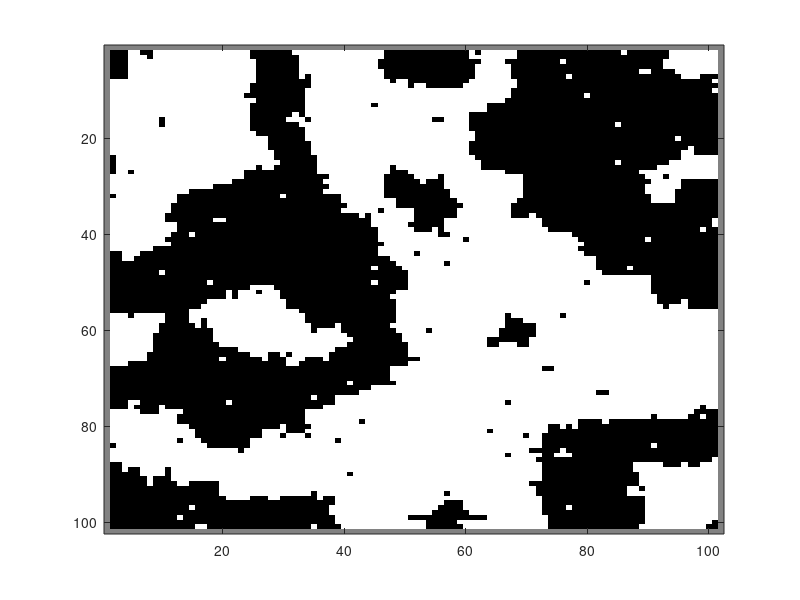

MATLAB code to generate this figure: (Note: a time limit stopped this script after it produced the figure.)
%% Part 1(a) 
close all
d = 100;

sigma = zeros(d+2,d+2);
T = [1 1.5 2];
sigma(2:end-1,2:end-1) = sign(randn(d,d));
b = 1/T(2) ;
[row,col]=ind2sub([d,d],1:d^2);
T = max(500000,d^2);
for t=1:T
    i = 1+mod(t-1,d^2);
    ir = row(i):(row(i)+2);
    ic =col(i):(col(i)+2);
    E = sum(sum(sigma(ir,ic).*[0 1 0;1 0 1;0 1 0]));
    p = 1/(1+exp(-2*b*E));
    U=p-1+rand;
    sigma(1+row(i),1+col(i))=sign(U);
end
%%
figure,imagesc(sigma)
colormap(gray)
saveas(gcf, 'isingmodel.eps', 'epsc')

%% Part 1(b)
%%GibbsSamplingfromHMMPosterior
g=2;
Y=sigma;
Y(2:end-1,2:end-1)=Y(2:end-1,2:end-1)+g*randn(d,d);
sigpost=Y;
for t=1:T
i=1+mod(t-1,d^2);
ir=row(i):(row(i)+2);
ic=col(i):(col(i)+2);
E=sum(sum(sigpost(ir,ic).*[0,1,0;1,0,1;0,1,0]));
p=1/(1+exp(-2*b*E));
Yi=Y(1+row(i),1+col(i));
post=normpdf([Yi+1,Yi-1],0,g).*[1-p,p];
post=post/sum(post);
U=post(2)-1+rand;
sigpost(1+row(i),1+col(i))=sign(U);
end
errind=sigma-sigpost~=0;
err=sum(errind(:))/(d^2);
fprintf('prcntg increct: %1.2f\n',100*err)



figure,imagesc(Y)
colormap(gray)
saveas(gcf, 'isingmodel.eps', 'epsc')

%% Part 1(c)
figure,imagesc(sigpost)
colormap(gray)
saveas(gcf, 'isingmodel.eps', 'epsc')

%% Part 1(d)

sigma_icm = Y;
% T = [1 1.5 2];
% b = 1/T(1) ;
[row,col]=ind2sub([d,d],1:d^2);
% T = max(500000,d^2);
T = 500000;
err= zeros(T,1);
for t=1:T
    i=1+mod(t-1,d^2);
    ir=row(i):(row(i)+2);
    ic=col(i):(col(i)+2);
    E=sum(sum(sigma_icm(ir,ic).*[0,1,0;1,0,1;0,1,0]));
    p=1/(1+exp(-2*b*E));
    Yi=Y(1+row(i),1+col(i));
    post=normpdf([Yi+1,Yi-1],0,g).*[1-p,p];
    [~, idx_post] = max(post);
    sigma_icm(1+row(i),1+col(i))=sign(idx_post-1.5);


% 
%     i = 1+mod(t-1,d^2);
%     ir = row(i):(row(i)+2);
%     ic =col(i):(col(i)+2);
%     E = sum(sum(sigma_icm(ir,ic).*[0 1 0;1 0 1;0 1 0]));
%     p = 1/(1+exp(-2*b*E));
%     U=p-1+rand;
%     sigma_icm(1+row(i),1+col(i))=sign(U);
    errind=sigma-sigma_icm~=0;
    err(t)=sum(errind(:))/(d^2);
    
end
%%
figure,imagesc(sigma_icm)
colormap(gray)
saveas(gcf, 'isingmodel.eps', 'epsc')

figure(5);
plot(err);
